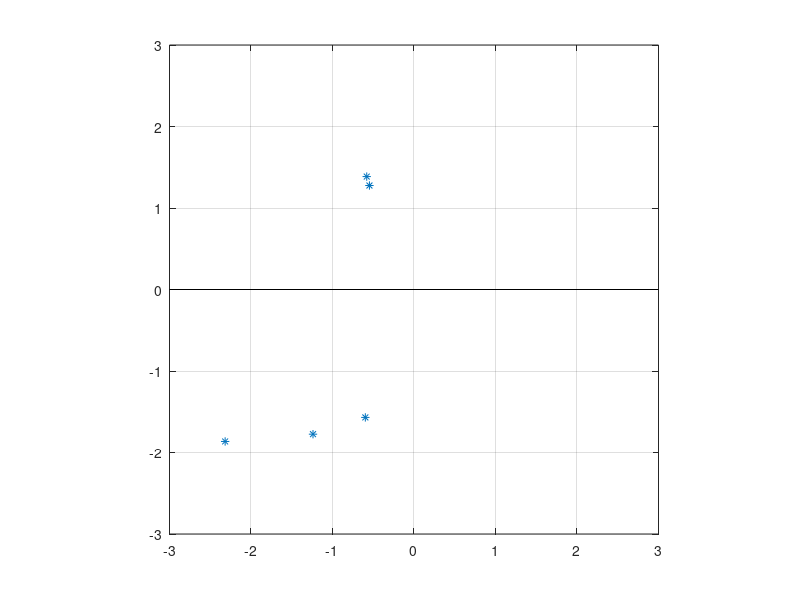

Write the MATLAB code that produced this figure. (Note: this script raises an error after producing the figure.)
% Illustration of bilinear transformation.
% Edited by Chung-Shiang Mei, Nov. 22, 2022

close all; clear; clc;

img_range = 3;
grid_size = 0.01;

% Points
% Random point(s) in lef-hand side of s-domain
pt_num = 5;
pt_s = rand(1, pt_num) * -img_range + ...
    sqrt(-1) * (rand(1, pt_num) * 2 * img_range - img_range);

figure();
stem(real(pt_s), imag(pt_s), '*', 'LineStyle', 'none');
axis ('equal', [-img_range img_range -img_range img_range]);
grid();
ax = gca;
ax.XAxisLocation = 'origin';
ax.YAxisLocation = 'origin';
title('s domain');
xlabel('\Re');
ylabel('\Im');

% Bilinear transformation
Td = 1;
pt_z = (1 + Td / 2 * pt_s) ./ (1 - Td / 2 * pt_s);

figure();
stem(real(pt_z), imag(pt_z), '*', 'LineStyle', 'none');
hold on;
pos = [-1 -1 2 2];
rectangle('Position', pos, 'Curvature', [1 1]);
axis ('equal', [-img_range img_range -img_range img_range]);
grid();
ax = gca;
ax.XAxisLocation = 'origin';
ax.YAxisLocation = 'origin';
title('Bilinear transformation into z domain');
xlabel('\Re');
ylabel('\Im');

% Image
re_axis = -img_range:grid_size:img_range;
im_axis = (-img_range:grid_size:img_range)';
s = sqrt(-1) .* im_axis + re_axis;

figure();
% imagesc(re_axis, im_axis, real(s));
% imagesc(re_axis, im_axis, 1-abs(real(s)));
s = reshape(s, 1, []);
scatter(real(s), imag(s), [], real(s), '.');
% scatter(real(s), imag(s), [], 1-abs(real(s)), '.');
xline(0, '--r');
axis equal;
axis tight;
set(gca, 'YDir', 'normal');
colorbar;
% colormap gray;
grid();
title('s domain');
xlabel('\Re');
ylabel('\Im');

% Bilinear transformation
Td = 1;
z = (1 + Td / 2 .* s) ./ (1 - Td / 2 .* s);
rmv_idx = isinf(z);
% rmv_idx = isinf(z) | abs(real(z)) > img_range | abs(imag(z)) > img_range;

z(rmv_idx) = [];
z_original_s = s(~rmv_idx);

re_pos_z = round((real(z) + img_range) / grid_size) + 1;
im_pos_z = round((imag(z) + img_range) / grid_size) + 1;

figure();
scatter(real(z), imag(z), [], real(z_original_s), '.');
% scatter(real(z), imag(z), [], 1-abs(real(z_original_s)), '.');
rectangle('Position', pos, 'Curvature', [1 1], 'LineStyle', '--', 'EdgeColor', 'r');
axis('equal', 2 * [-img_range img_range -img_range img_range]);
set(gca, 'YDir', 'normal');
colorbar;
% colormap gray;
grid();
title('Bilinear transformation into z domain');
xlabel('\Re');
ylabel('\Im');